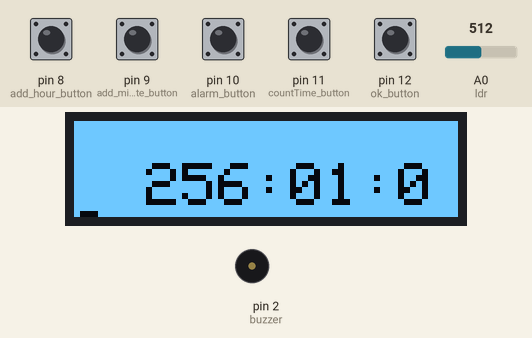
This sketch was run on a simulated Arduino Uno, built with avr-gcc and run on an emulated ATmega328P. Parts: 128×32 one-colour display, buzzer (waves = sounding). Inputs (shaded band) come from the test bench; at power-on: pin 8 (add_hour_button), pin 9 (add_minute_button), pin 10 (alarm_button), pin 11 (countTime_button), pin 12 (ok_button) HIGH, A0 (ldr) = 512. What the sketch prints to the serial monitor is not drawn.

Above: at 1.2 s.
1.3 s: A0 (ldr) set to 454
3.5 s: A0 (ldr) set to 432
At 4.8 s:
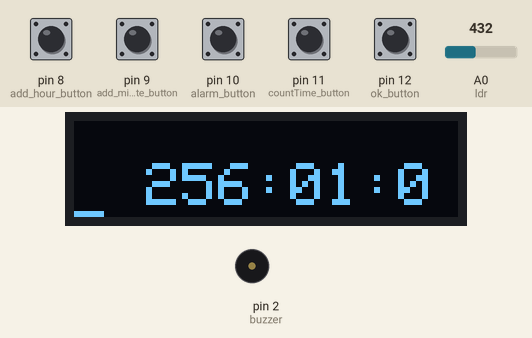
6.5 s: pin 11 (countTime_button) pulled LOW for 1 s
At 7.03 s:
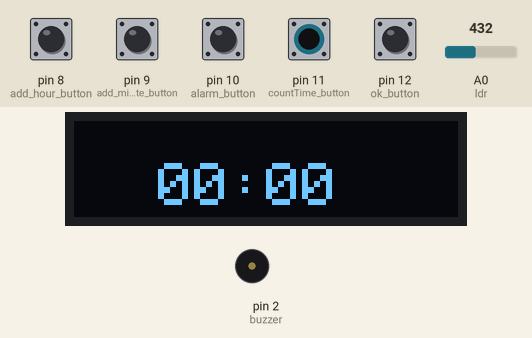
10.6 s: pin 10 (alarm_button) pulled LOW for 0.15 s
12.2 s: pin 9 (add_minute_button) pulled LOW for 1 s
At 14.6 s:
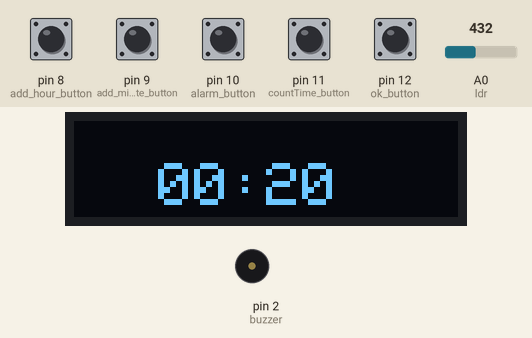
Timing chart, 0 to 15.7 s (numbered marks = the images above; inputs shaded):
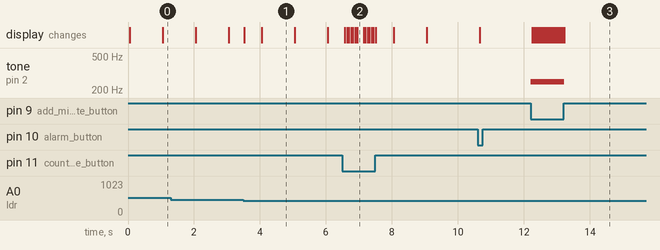

The sketch:

ITC_Assignment_07.ino
```cpp
#include <SPI.h>
#include <Wire.h>
#include <Adafruit_GFX.h>
#include <Adafruit_SSD1306.h>
#define SCREEN_WIDTH 128
#define SCREEN_HEIGHT 32
#define OLED_RESET -1
Adafruit_SSD1306 OLED(SCREEN_WIDTH, SCREEN_HEIGHT, &Wire, OLED_RESET);

#include <EEPROM.h>
#include <TimerOne.h>

//for sound
#define buzzer 2

#define debounce 50

#define ok_button 12

#define countTime_button 11
#define alarm_button 10

#define add_minute_button 9
#define add_hour_button 8

//for working with Dark Mode , Light Mode using LDR module
#define ldr A0


int h = 1 ;
int m  = 0;
int s = 4;
void setup() {
  OLED.begin(SSD1306_SWITCHCAPVCC, 0x3C);
  OLED.clearDisplay();
  //drawArea();
  Serial.begin(9600);

  //No matter which part of the program's running , if reach to 1 second excute timePass().
  Timer1.initialize(1000000);
  Timer1.attachInterrupt(timePass);


  //
  pinMode(ok_button, INPUT_PULLUP);
  pinMode(countTime_button, INPUT_PULLUP);
  pinMode(alarm_button, INPUT_PULLUP);
  pinMode(add_minute_button, INPUT_PULLUP);
  pinMode(add_hour_button, INPUT_PULLUP);

  //sound
  pinMode(buzzer,OUTPUT);

  h = EEPROM.read(0);
  m = EEPROM.read(sizeof(h));
  s = EEPROM.read(sizeof(m) * 2);


  OLED.display();
}

int ok, countTime, alarm, minute, hour;//button variable
int lastPress = 0;

int alarm_h = 0     , alarm_m = 0;
int countTime_m = 0 , countTime_s = 0;

String alarm_state = "OFF" , countTime_state = "OFF";
String sound_state = "OFF";

//resistor value inverse with lux
//more light less R , less light more R
int resistor_value ;

void loop() {
  OLED.clearDisplay();

  // button variable
  ok = digitalRead(ok_button);
  countTime = digitalRead(countTime_button);
  alarm = digitalRead(alarm_button);
  minute = digitalRead(add_minute_button);
  hour = digitalRead(add_hour_button);

  // LDR variable
  resistor_value = analogRead(ldr);
  //Serial.println(resistor_value);

  //select Dark Mode or Light Mode depend on lux_value
  if(resistor_value >= 440)
  {
    display_light_mode();
  }
  else
  {
    display_dark_mode();
  }

  if (millis() - lastPress >= debounce )
  {
    lastPress = millis();
    if (hour == 0)
    {
      Serial.println("hour");
      if (alarm_state == "ON") // if there any press on this button while alarm_state == "ON" --> alarm_h ++
      {
        alarm_h += 1 ;
        if(alarm_h > 23)
        {
          alarm_h = 0;
        }

        sound_add_time();
      }
    }
    else if (minute == 0)
    {
      Serial.println("minute");
      if (alarm_state == "ON") // if there any press on this button while alarm_state == "ON" --> alarm_m ++
      {
        alarm_m += 1 ;
        if(alarm_m > 59)
        {
          alarm_h += 1;
          alarm_m = 0;
        }

        sound_add_time();
      }
    }

    else if (countTime == 0)
    {
      if (countTime_state == "OFF")
      {
        Serial.println("CountTime now Turn ON ");
        countTime_state = "ON";
      }
      else  // countTime_state == "ON"
      {
        Serial.println("CountTime now Turn OFF ");
        countTime_m = 0 ;
        countTime_s = 0;
        countTime_state = "OFF";
      }
    }
    else if (alarm == 0)
    {
      if (alarm_state == "OFF")
      {
        alarm_h = 0 ;
        alarm_m = 0;
        Serial.println("Alarm now Turn ON ");
        alarm_state = "ON";
      }
//      else // alarm_state == "ON"
//      {
//        Serial.println("alarm now Turn OFF ");
//      }
    }

    else if (ok == 0)
    {
      ok_saveTime();
      Serial.println("ok");
      Serial.println("Alarm now Turn OFF ");
      alarm_state = "OFF";
      sound_state = "OFF";
    }

  }

  // Display Section

  // display normal mode ,if not press countTime_button or alarm_button
  if (alarm_state == "OFF" && countTime_state == "OFF")
  {
    display_normal();
  }

  //display countTime mode , if countTime_button has been pressed
  else if (countTime_state == "ON")
  {
    Serial.println("run display_countTime");
    display_countTime();
  }

  //display alarm mode , if alarm_button has been pressed
  else if (alarm_state == "ON")
  {
    Serial.println("run display_alarm ");
    display_alarm();
  }

  //check if sound should be played ?
  if(sound_state == "ON")
  {
    sound_alarm();                                    //-----------------------------------
  }

//  //save to EEPROM
//  EEPROM.put(0, h);
//  EEPROM.get(0, h);
//
//  EEPROM.put(sizeof(h), m);
//  EEPROM.get(sizeof(h), m);
//
//  EEPROM.put(sizeof(m) * 2, s);
//  EEPROM.get(sizeof(m) * 2, s);

  OLED.display();
}

//save time , if ok button pressed
void ok_saveTime()
{
  //save to EEPROM
  EEPROM.put(0, h);
  EEPROM.get(0, h);

  EEPROM.put(sizeof(h),m );
  EEPROM.get(sizeof(h), m);

  EEPROM.put(sizeof(m) * 2, s);
  EEPROM.get(sizeof(m) * 2, s);
}

//Dark Mode and Light Mode
void display_dark_mode()
{
  OLED.setTextColor(WHITE);
  OLED.setTextSize(2);
}
void display_light_mode()
{
  OLED.fillScreen(WHITE);
  OLED.setTextColor(BLACK);
  OLED.setTextSize(2);
}

void display_normal()  //normal mode function
{
  //Normal Mode display section
  OLED.setCursor(24, 14);
//  OLED.setTextColor(WHITE);
//  OLED.setTextSize(2);
  if (h < 10)
  {
    OLED.print("0");
  }
  OLED.print(h);
  OLED.print(":");

  if (m < 10)
  {
    OLED.print("0");
  }

  OLED.print(m);
  OLED.print(":");

  if (s < 10)
  {
    OLED.print("0");
  }
  OLED.print(s);
}

int countTime_pass = 0;
void display_countTime() // countTime mode function
{
  //CountTime Mode display section
  OLED.setCursor(28, 14);
//  OLED.setTextColor(WHITE);
//  OLED.setTextSize(2);

  if (countTime_m < 10)
  {
    OLED.print("0");
  }

  OLED.print(countTime_m);
  OLED.print(":");

  if (countTime_s < 10)
  {
    OLED.print("0");
  }
  if (countTime_s > 59)
  {
    countTime_m += 1;
    countTime_s = 0;
  }
  OLED.print(countTime_s);

  // countTime_s += 1; put this line of code in timePass instead , because of Timer1.attachInterrupt(timePass);
}

void display_alarm()      // Alarm mode function
{
  //Alarm Mode display section
  OLED.setCursor(28, 14);
//  OLED.setTextColor(WHITE);
//  OLED.setTextSize(2);
  if (alarm_h < 10)
  {
    OLED.print("0");
  }

  OLED.print(alarm_h);
  OLED.print(":");

  if (alarm_m < 10)
  {
    OLED.print("0");
  }

  OLED.print(alarm_m);
}

//play sound function

// play sound when alarm end (will be use when sound_state == "ON")
void sound_alarm(){
  tone(buzzer, 500, 50);
  Serial.println("play sound alarm");
 }
//play sound when minute or hour button pressed
void sound_add_time()
{
  tone( buzzer, 250, 50);
  Serial.println("play sound add time");
}

void timePass()
{
  //OLED.clearDisplay();
  s += 1;

  if (h == 24)
  {
    h = 0;
  }
  if (m > 59)
  {
    h++;
    m = 0;
  }
  if (s > 59)
  {
    m++;
    s = 0;
  }

  if (countTime_state == "ON") //add each 1 second in CountTime Mode
  {
    countTime_s += 1;
  }

  if ( h == alarm_h && m == alarm_m && alarm_state == "OFF") // wake up , get to work !!!
  {
    alarm_h = 0;
    alarm_m = 0;
    sound_state = "ON";
    Serial.println("Alarm sucess !!!");
  }
}
```

Measured:
- the behaviour switches between 440 and 439 on A0 (ldr) (found by bisection; images 0 and 1)
- after the input at 3.5 s, the display: first changes at once (image 1 shows a later state)
- after the input at 12.2 s, tone on pin 2 (buzzer): silent → 250 Hz at once, → silent 1.0 s later; the display: first changes after 0.05 s (image 3 shows a later state)
- what the display in image 1 shows lasts 1.0 s, from 4.1 s to 5.1 s
